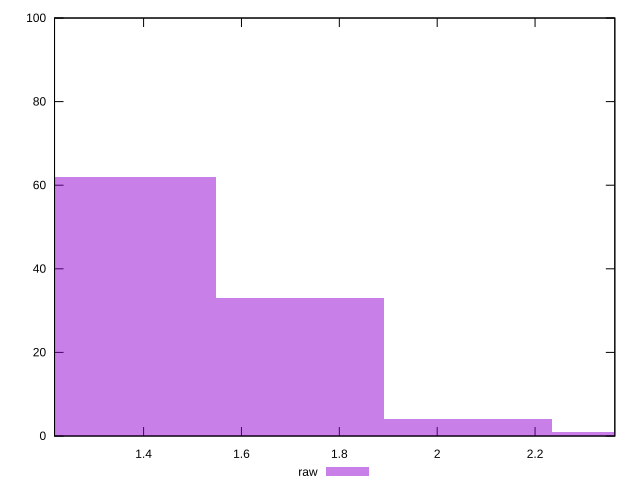

This figure's gnuplot source:
reset

$raw <<EOF
1.7194680498406834 33
1.3755744398725467 62
2.06336165980882 4
2.4072552697769565 1
EOF

set key outside below
set boxwidth 0.34389360996813667
set xrange [1.218:2.363]
set yrange [0:100]
set trange [0:100]
set style fill transparent solid 0.5 noborder
set terminal svg size 640, 490 enhanced background rgb 'white'
set output "reprap/server-response-time/samples/pages+cached+nointeractive/raw/histogram.svg"

plot $raw title "raw" with boxes

reset
